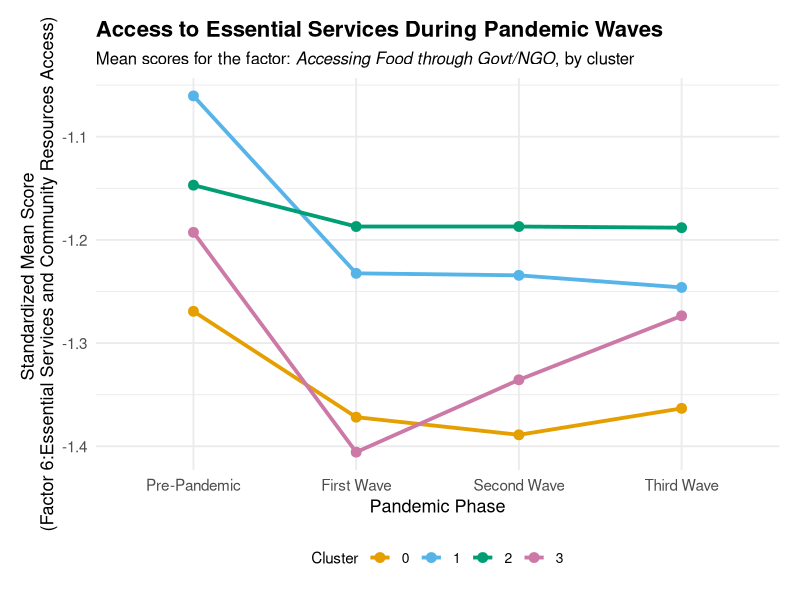
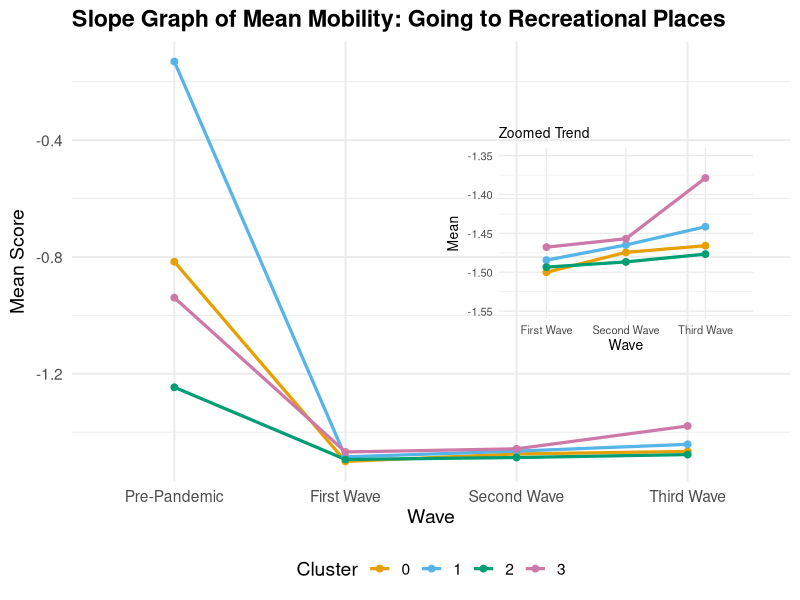
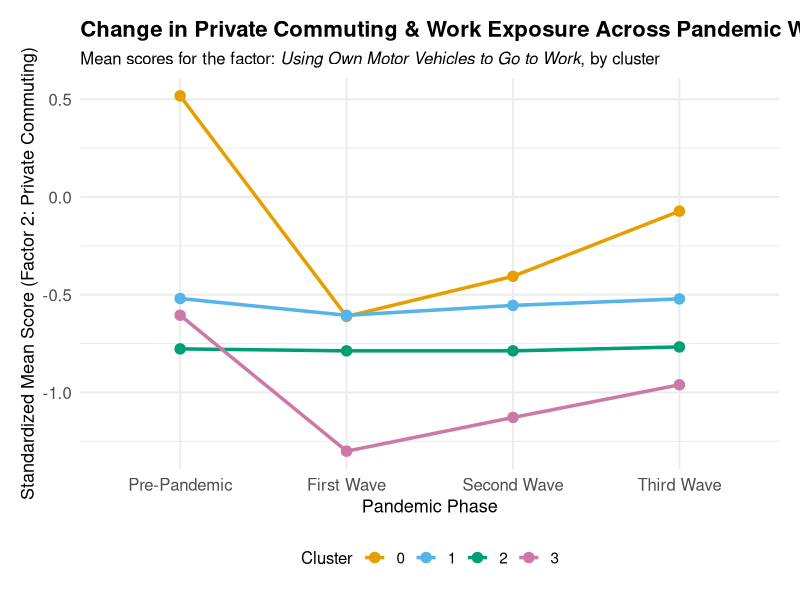
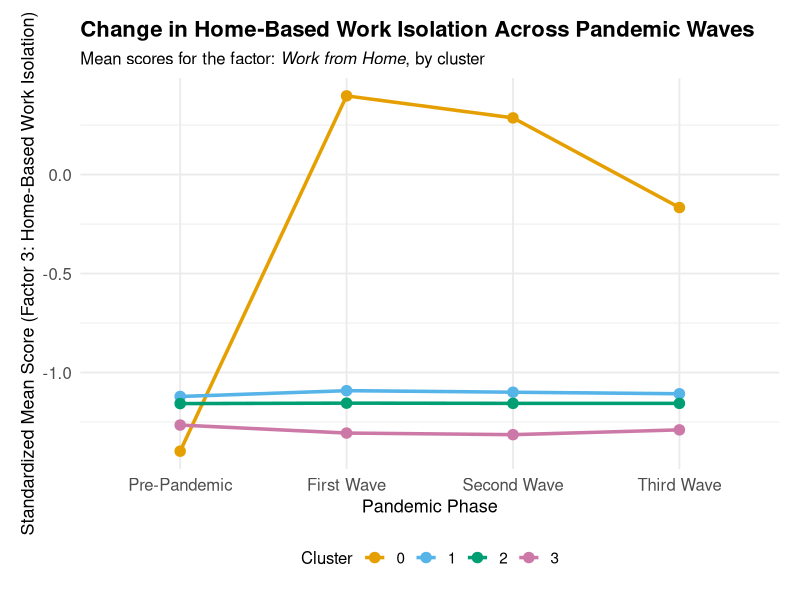
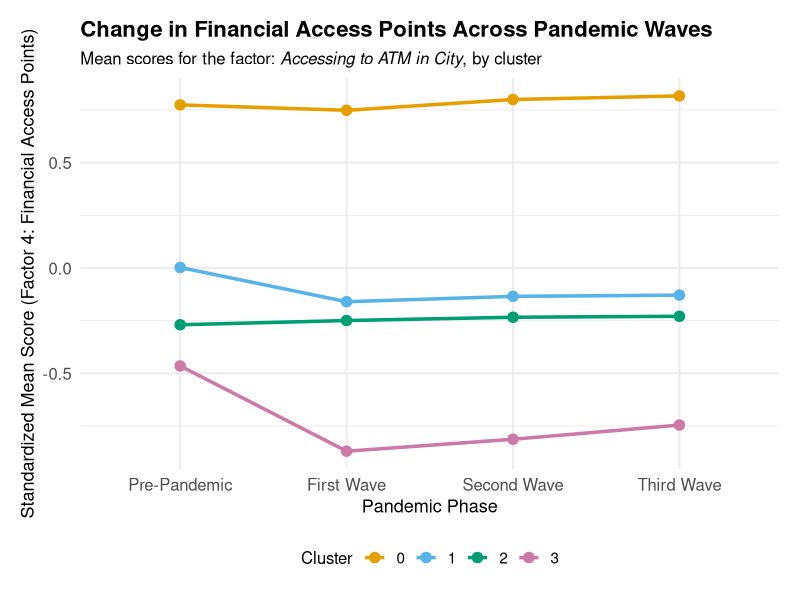
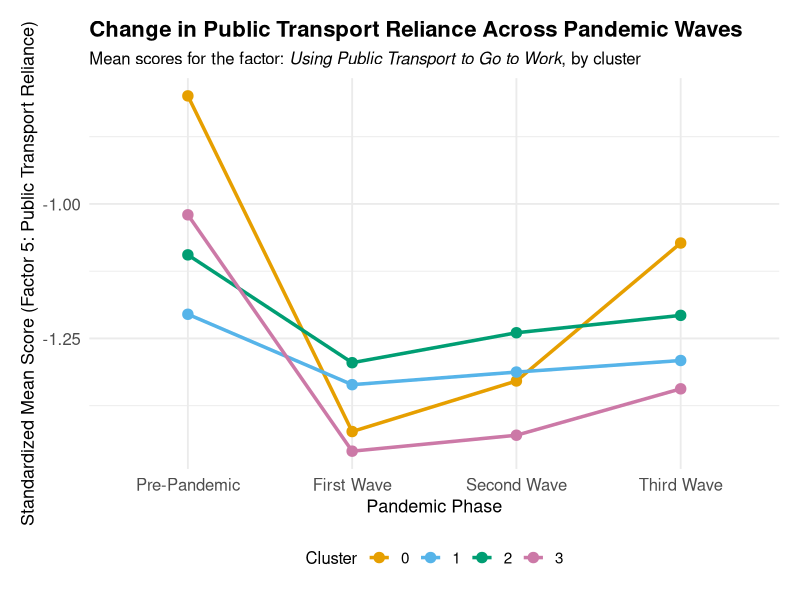
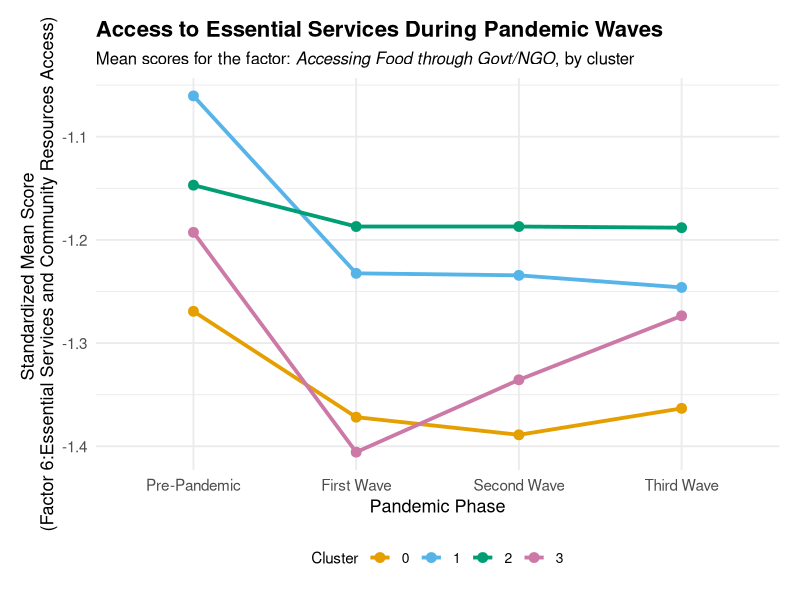

These figures' R source, in order: (Note: this script raises an error after producing the figures.)
# Libraries
library(tidyverse)
library(ggforce)
library(ggtext)
library(readr)
library(cowplot)

# Data
pre <- read_csv("data/input/PrePandemic.csv",show_col_types = FALSE)
first <- read_csv("data/input/First_Wave.csv",show_col_types = FALSE)
second <- read_csv("data/input/Second_Wave.csv",show_col_types = FALSE)
third <- read_csv("data/input/Third_Wave.csv", show_col_types = FALSE)

# Factor 1

# Step 2: Compute mean per cluster for the factor "going to recreational places"
get_means <- function(df, wave_name) {
  df %>%
    group_by(cluster) %>%
    summarise(Mean = mean(`going to recreational places`, na.rm = TRUE)) %>%
    mutate(Wave = wave_name)
}

pre_means <- get_means(pre, "Pre-Pandemic")
first_means <- get_means(first, "First Wave")
second_means <- get_means(second, "Second Wave")
third_means <- get_means(third, "Third Wave")

# Combine into one dataframe
all_means <- bind_rows(pre_means, first_means, second_means, third_means)

# Ensure Wave is ordered
all_means$Wave <- factor(all_means$Wave, levels = c("Pre-Pandemic", "First Wave", "Second Wave", "Third Wave"))

palette_cb <- c("#E69F00", "#56B4E9", "#009E73", "#CC79A7")

# Ensure ordered factor
all_means$Wave <- factor(all_means$Wave, levels = c("Pre-Pandemic", "First Wave", "Second Wave", "Third Wave"))

# Main slope graph
main_plot <- ggplot(all_means, aes(x = Wave, y = Mean, group = factor(cluster), color = factor(cluster))) +
  geom_line(size = 1.1) +
  geom_point(size = 2) +
  labs(
    title = "Slope Graph of Mean Mobility: Going to Recreational Places",
    x = "Wave",
    y = "Mean Score",
    color = "Cluster"
  ) +
  scale_color_manual(values = palette_cb) +
  theme_minimal(base_size = 14) +
  theme(
    plot.title = element_text(face = "bold"),
    legend.position = "bottom"
  )

# Zoomed plot (only from First Wave onward)
zoom_df <- all_means %>% filter(Wave %in% c("First Wave", "Second Wave", "Third Wave"))

zoom_plot <- ggplot(zoom_df, aes(x = Wave, y = Mean, group = factor(cluster), color = factor(cluster))) +
  geom_line(size = 1.1) +
  geom_point(size = 2) +
  labs(title = "Zoomed Trend", x = "Wave", y = "Mean") +
  scale_color_manual(values = palette_cb) +
  theme_minimal(base_size = 10) +
  theme(
    legend.position = "none",
    plot.title = element_text(size = 10)
  ) +
  coord_cartesian(ylim = c(-1.55, -1.35))

# Combine main + inset
final_plot <- ggdraw() +
  draw_plot(main_plot) +
  draw_plot(zoom_plot, x = 0.55, y = 0.4, width = 0.4, height = 0.4)

# Save output
ggsave("data/output/Factor1.png", plot = final_plot, width = 10, height = 6, dpi = 600, bg = "white")

# Factor 2
# Step 2: Define the variable for Factor 2
target_var <- "using own motor vehicles to going to work"

# Step 3: Function to calculate cluster means
get_means <- function(df, wave_label) {
  df %>%
    group_by(cluster) %>%
    summarise(Mean = mean(.data[[target_var]], na.rm = TRUE)) %>%
    mutate(Wave = wave_label)
}

# Step 4: Get mean values for each wave
means_pre <- get_means(pre, "Pre-Pandemic")
means_first <- get_means(first, "First Wave")
means_second <- get_means(second, "Second Wave")
means_third <- get_means(third, "Third Wave")

# Step 5: Combine into a tidy dataframe
motor_means <- bind_rows(means_pre, means_first, means_second, means_third)

# Order wave factor for plotting
motor_means$Wave <- factor(motor_means$Wave, levels = c("Pre-Pandemic", "First Wave", "Second Wave", "Third Wave"))

# Colorblind-safe palette
palette_cb <- c("#E69F00", "#56B4E9", "#009E73", "#CC79A7")

# Step 6: Plot (without value labels)
motor_plot <- ggplot(motor_means, aes(x = Wave, y = Mean, group = factor(cluster), color = factor(cluster))) +
  geom_line(linewidth = 1.2) +
  geom_point(size = 3.2) +
  scale_color_manual(values = palette_cb) +
  labs(
    title = "Change in Private Commuting & Work Exposure Across Pandemic Waves",
    subtitle = "Mean scores for the factor: <i>Using Own Motor Vehicles to Go to Work</i>, by cluster",
    x = "Pandemic Phase",
    y = "Standardized Mean Score (Factor 2: Private Commuting)",
    color = "Cluster"
  ) +
  theme_minimal(base_size = 14) +
  theme(
    plot.title = element_text(face = "bold", size = 16),
    plot.subtitle = element_markdown(size = 12),
    axis.title = element_text(size = 13),
    axis.text = element_text(size = 12),
    legend.position = "bottom",
    legend.title = element_text(size = 12),
    legend.text = element_text(size = 11),
    plot.margin = margin(15, 15, 15, 15)
  )

# Step 7: Save the cleaned plot
ggsave("data/output/Factor2.png", plot = motor_plot, width = 10, height = 6, dpi = 600, bg = "white")

# Factor 3
# Step 2: Define the variable for Factor 3
target_var <- "work from home"

# Step 3: Function to compute mean by cluster
get_means <- function(df, wave_label) {
  df %>%
    group_by(cluster) %>%
    summarise(Mean = mean(.data[[target_var]], na.rm = TRUE)) %>%
    mutate(Wave = wave_label)
}

# Step 4: Calculate means for all waves
means_pre <- get_means(pre, "Pre-Pandemic")
means_first <- get_means(first, "First Wave")
means_second <- get_means(second, "Second Wave")
means_third <- get_means(third, "Third Wave")

# Step 5: Combine all into one tidy data frame
home_means <- bind_rows(means_pre, means_first, means_second, means_third)

# Step 6: Convert Wave into ordered factor
home_means$Wave <- factor(home_means$Wave, levels = c("Pre-Pandemic", "First Wave", "Second Wave", "Third Wave"))

# Define colorblind-friendly palette
palette_cb <- c("#E69F00", "#56B4E9", "#009E73", "#CC79A7")

# Step 7: Plot the slope graph
home_plot <- ggplot(home_means, aes(x = Wave, y = Mean, group = factor(cluster), color = factor(cluster))) +
  geom_line(linewidth = 1.2) +
  geom_point(size = 3.2) +
  scale_color_manual(values = palette_cb) +
  labs(
    title = "Change in Home-Based Work Isolation Across Pandemic Waves",
    subtitle = "Mean scores for the factor: <i>Work from Home</i>, by cluster",
    x = "Pandemic Phase",
    y = "Standardized Mean Score (Factor 3: Home-Based Work Isolation)",
    color = "Cluster"
  ) +
  theme_minimal(base_size = 14) +
  theme(
    plot.title = element_text(face = "bold", size = 16),
    plot.subtitle = element_markdown(size = 12),
    axis.title = element_text(size = 13),
    axis.text = element_text(size = 12),
    legend.position = "bottom",
    legend.title = element_text(size = 12),
    legend.text = element_text(size = 11),
    plot.margin = margin(15, 15, 15, 15)
  )

# Step 8: Save the final plot
ggsave("data/output/Factor3.png", plot = home_plot, width = 10, height = 6, dpi = 600, bg = "white")

# Factor 4
# Step 2: Define the variable representing Factor 4
target_var <- "accessing to ATM in city"

# Step 3: Function to calculate mean by cluster
get_means <- function(df, wave_label) {
  df %>%
    group_by(cluster) %>%
    summarise(Mean = mean(.data[[target_var]], na.rm = TRUE)) %>%
    mutate(Wave = wave_label)
}

# Step 4: Calculate means for each wave
means_pre <- get_means(pre, "Pre-Pandemic")
means_first <- get_means(first, "First Wave")
means_second <- get_means(second, "Second Wave")
means_third <- get_means(third, "Third Wave")

# Step 5: Combine all results
atm_means <- bind_rows(means_pre, means_first, means_second, means_third)

# Step 6: Format 'Wave' as ordered factor for correct slope ordering
atm_means$Wave <- factor(atm_means$Wave, levels = c("Pre-Pandemic", "First Wave", "Second Wave", "Third Wave"))

# Define a colorblind-friendly color palette
palette_cb <- c("#E69F00", "#56B4E9", "#009E73", "#CC79A7")

# Step 7: Create slope plot
atm_plot <- ggplot(atm_means, aes(x = Wave, y = Mean, group = factor(cluster), color = factor(cluster))) +
  geom_line(linewidth = 1.2) +
  geom_point(size = 3.2) +
  scale_color_manual(values = palette_cb) +
  labs(
    title = "Change in Financial Access Points Across Pandemic Waves",
    subtitle = "Mean scores for the factor: <i>Accessing to ATM in City</i>, by cluster",
    x = "Pandemic Phase",
    y = "Standardized Mean Score (Factor 4: Financial Access Points)",
    color = "Cluster"
  ) +
  theme_minimal(base_size = 14) +
  theme(
    plot.title = element_text(face = "bold", size = 16),
    plot.subtitle = element_markdown(size = 12),
    axis.title = element_text(size = 13),
    axis.text = element_text(size = 12),
    legend.position = "bottom",
    legend.title = element_text(size = 12),
    legend.text = element_text(size = 11),
    plot.margin = margin(15, 15, 15, 15)
  )

# Step 8: Save final image in high resolution
ggsave("data/output/Factor4.png", plot = atm_plot, width = 10, height = 6, dpi = 600, bg = "white")

# Factor 5
# Step 2: Set variable representing Factor 5
target_var <- "using public transport to going to work"

# Step 3: Function to compute mean by cluster for a given wave
get_means <- function(df, wave_label) {
  df %>%
    group_by(cluster) %>%
    summarise(Mean = mean(.data[[target_var]], na.rm = TRUE)) %>%
    mutate(Wave = wave_label)
}

# Step 4: Compute mean values for all waves
means_pre <- get_means(pre, "Pre-Pandemic")
means_first <- get_means(first, "First Wave")
means_second <- get_means(second, "Second Wave")
means_third <- get_means(third, "Third Wave")

# Step 5: Combine into single dataset
public_transport_means <- bind_rows(means_pre, means_first, means_second, means_third)

# Step 6: Format 'Wave' as an ordered factor for slope plotting
public_transport_means$Wave <- factor(public_transport_means$Wave,
                                      levels = c("Pre-Pandemic", "First Wave", "Second Wave", "Third Wave"))

# Step 7: Define color palette (colorblind friendly)
palette_cb <- c("#E69F00", "#56B4E9", "#009E73", "#CC79A7")

# Step 8: Generate slope plot
pt_plot <- ggplot(public_transport_means, aes(x = Wave, y = Mean, group = factor(cluster), color = factor(cluster))) +
  geom_line(linewidth = 1.2) +
  geom_point(size = 3.2) +
  scale_color_manual(values = palette_cb) +
  labs(
    title = "Change in Public Transport Reliance Across Pandemic Waves",
    subtitle = "Mean scores for the factor: <i>Using Public Transport to Go to Work</i>, by cluster",
    x = "Pandemic Phase",
    y = "Standardized Mean Score (Factor 5: Public Transport Reliance)",
    color = "Cluster"
  ) +
  theme_minimal(base_size = 14) +
  theme(
    plot.title = element_text(face = "bold", size = 16),
    plot.subtitle = element_markdown(size = 12),
    axis.title = element_text(size = 13),
    axis.text = element_text(size = 12),
    legend.position = "bottom",
    legend.title = element_text(size = 12),
    legend.text = element_text(size = 11),
    plot.margin = margin(15, 15, 15, 15)
  )

# Step 9: Save the plot
ggsave("data/output/Factor5.png", plot = pt_plot, width = 10, height = 6, dpi = 600, bg = "white")

# Factor 6
# Function to calculate means by cluster
get_means <- function(data, variable, wave_label) {
  data %>%
    group_by(cluster) %>%
    summarise(Mean = mean(.data[[variable]], na.rm = TRUE)) %>%
    mutate(Wave = wave_label)
}

# Calculate means for Factor 6
factor6_var <- "accessing to food through Govt/NGO"
factor6_means <- bind_rows(
  get_means(pre, factor6_var, "Pre-Pandemic"),
  get_means(first, factor6_var, "First Wave"),
  get_means(second, factor6_var, "Second Wave"),
  get_means(third, factor6_var, "Third Wave")
)

# Convert Wave to ordered factor
factor6_means$Wave <- factor(factor6_means$Wave,
                             levels = c("Pre-Pandemic", "First Wave", "Second Wave", "Third Wave"))

# Colorblind-friendly palette
palette_cb <- c("#E69F00", "#56B4E9", "#009E73", "#CC79A7")

# Plot
ggplot(factor6_means, aes(x = Wave, y = Mean, group = factor(cluster), color = factor(cluster))) +
  geom_line(linewidth = 1.3) +
  geom_point(size = 3) +
  scale_color_manual(values = palette_cb) +
  labs(
    title = "Access to Essential Services During Pandemic Waves",
    subtitle = "Mean scores for the factor: <i>Accessing Food through Govt/NGO</i>, by cluster",
    x = "Pandemic Phase",
    y = "Standardized Mean Score \n(Factor 6:Essential Services and Community Resources Access)",
    color = "Cluster"
  ) +
  theme_minimal(base_size = 14) +
  theme(
    plot.title = element_text(size = 16, face = "bold"),
    plot.subtitle = element_markdown(size = 12),
    axis.title = element_text(size = 13),
    axis.text = element_text(size = 11),
    legend.position = "bottom",
    legend.title = element_text(size = 11),
    legend.text = element_text(size = 10),
    plot.margin = margin(15, 15, 15, 15)
  )

# Save to file
ggsave("data/output/Factor6.png", width = 10, height = 6, dpi = 600, bg = "white")

# Factor 7
# Colorblind-friendly palette
palette_cb <- c("#E69F00", "#56B4E9", "#009E73", "#CC79A7")

# Load the datasets for each pandemic phase
pre_df <- read_csv("PrePandemic.csv",show_col_types = FALSE)
first_df <- read_csv("First_Wave.csv", show_col_types = FALSE)
second_df <- read_csv("Second_Wave.csv", show_col_types = FALSE)
third_df <- read_csv("Third_Wave.csv", show_col_types = FALSE)

# Function to calculate means for a given dataset
calc_means <- function(df, phase) {
  df %>%
    group_by(cluster) %>%
    summarise(Mean = mean(`using bicycle to going to work`, na.rm = TRUE)) %>%
    mutate(Phase = phase)
}

# Calculate means for each phase
pre_means <- calc_means(pre_df, "Pre-Pandemic")
first_means <- calc_means(first_df, "First Wave")
second_means <- calc_means(second_df, "Second Wave")
third_means <- calc_means(third_df, "Third Wave")

# Combine all means into one dataframe
all_means <- bind_rows(pre_means, first_means, second_means, third_means)

# Ensure correct ordering of phases
all_means$Phase <- factor(all_means$Phase, 
                          levels = c("Pre-Pandemic", "First Wave", "Second Wave", "Third Wave"))


# Plot with white background and consistent style
p <- ggplot(all_means, aes(x = Phase, y = Mean, color = as.factor(cluster), group = cluster)) +
  geom_line(size = 1) +
  geom_point(size = 3) +
  theme_minimal(base_size = 14) +
  scale_color_manual(values = palette_cb)+
  labs(
    title = "Change in Bicycle Mobility Across Pandemic Waves",
    subtitle = "Mean scores for the factor: Using Bicycle to Go to Work, by cluster",
    x = "Pandemic Phase",
    y = "Standardized Mean Score (Factor 7: Bicycle Mobility)",
    color = "Cluster"
  ) +
  theme(
    plot.title = element_text(face = "bold", size = 18),
    plot.subtitle = element_text(size = 14),
    legend.position = "bottom",
    panel.background = element_rect(fill = "white", colour = NA),
    plot.background = element_rect(fill = "white", colour = NA)
  )

# Save the plot
ggsave("data/output/Factor7.png", p, width = 12, height = 7, dpi = 300)

# Factor 8
# Colorblind-friendly palette
palette_cb <- c("#E69F00", "#56B4E9", "#009E73", "#CC79A7")


# Function to calculate means for the target variable
calc_means <- function(df, phase) {
  df %>%
    group_by(cluster) %>%
    summarise(Mean = mean(`work with irregular few unknown people and limited unknown people`, na.rm = TRUE)) %>%
    mutate(Phase = phase)
}

# Calculate means for each phase
pre_means <- calc_means(pre_df, "Pre-Pandemic")
first_means <- calc_means(first_df, "First Wave")
second_means <- calc_means(second_df, "Second Wave")
third_means <- calc_means(third_df, "Third Wave")

# Combine all means
all_means <- bind_rows(pre_means, first_means, second_means, third_means)

# Set factor order for phases
all_means$Phase <- factor(all_means$Phase,
                          levels = c("Pre-Pandemic", "First Wave", "Second Wave", "Third Wave"))

# Create plot
p <- ggplot(all_means, aes(x = Phase, y = Mean, color = as.factor(cluster), group = cluster)) +
  geom_line(size = 1) +
  geom_point(size = 3) +
  theme_minimal(base_size = 14) +
  scale_color_manual(values = palette_cb)+
  labs(
    title = "Change in Variable Level of Work Exposure Across Pandemic Waves",
    subtitle = "Mean scores for the factor: Work with Limited & Irregular Contact with Unknown People, by cluster",
    x = "Pandemic Phase",
    y = "Standardized Mean Score (Factor 8: Variable Work Exposure)",
    color = "Cluster"
  ) +
  theme(
    plot.title = element_text(face = "bold", size = 18),
    plot.subtitle = element_text(size = 14),
    legend.position = "bottom",
    panel.background = element_rect(fill = "white", colour = NA),
    plot.background = element_rect(fill = "white", colour = NA)
  )

# Save plot
ggsave("data/output/Factor8.png", p, width = 12, height = 7, dpi = 300)

# Factor 9
# Colorblind-friendly palette
palette_cb <- c("#E69F00", "#56B4E9", "#009E73", "#CC79A7")


# Function to calculate means for the target variable
calc_means <- function(df, phase) {
  df %>%
    group_by(cluster) %>%
    summarise(Mean = mean(`using hired three wheelers to going to work`, na.rm = TRUE)) %>%
    mutate(Phase = phase)
}

# Calculate means for each phase
pre_means <- calc_means(pre_df, "Pre-Pandemic")
first_means <- calc_means(first_df, "First Wave")
second_means <- calc_means(second_df, "Second Wave")
third_means <- calc_means(third_df, "Third Wave")

# Combine all means
all_means <- bind_rows(pre_means, first_means, second_means, third_means)

# Set factor order for phases
all_means$Phase <- factor(all_means$Phase,
                          levels = c("Pre-Pandemic", "First Wave", "Second Wave", "Third Wave"))

# Create plot
p <- ggplot(all_means, aes(x = Phase, y = Mean, color = as.factor(cluster), group = cluster)) +
  geom_line(size = 1) +
  geom_point(size = 3) +
  theme_minimal(base_size = 14) +
  scale_color_manual(values = palette_cb)+
  labs(
    title = "Change in Hired Transport Dependence Across Pandemic Waves",
    subtitle = "Mean scores for the factor: Using Hired Three-Wheelers to Go to Work, by cluster",
    x = "Pandemic Phase",
    y = "Standardized Mean Score (Factor 9: Hired Transport Dependence)",
    color = "Cluster"
  ) +
  theme(
    plot.title = element_text(face = "bold", size = 18),
    plot.subtitle = element_text(size = 14),
    legend.position = "bottom",
    panel.background = element_rect(fill = "white", colour = NA),
    plot.background = element_rect(fill = "white", colour = NA)
  )

# Save plot
ggsave("data/output/Factor9.png", p, width = 12, height = 7, dpi = 300)

# Factor 10
# Function to calculate means for the target variable
calc_means <- function(df, phase) {
  df %>%
    group_by(cluster) %>%
    summarise(Mean = mean(`accessing to Home delivery/mobile shops`, na.rm = TRUE)) %>%
    mutate(Phase = phase)
}

# Calculate means for each phase
pre_means <- calc_means(pre_df, "Pre-Pandemic")
first_means <- calc_means(first_df, "First Wave")
second_means <- calc_means(second_df, "Second Wave")
third_means <- calc_means(third_df, "Third Wave")

# Combine all means
all_means <- bind_rows(pre_means, first_means, second_means, third_means)

# Set factor order for phases
all_means$Phase <- factor(all_means$Phase,
                          levels = c("Pre-Pandemic", "First Wave", "Second Wave", "Third Wave"))

# Create plot
p <- ggplot(all_means, aes(x = Phase, y = Mean, color = as.factor(cluster), group = cluster)) +
  geom_line(size = 1) +
  geom_point(size = 3) +
  theme_minimal(base_size = 14) +
  scale_color_manual(values = palette_cb)+
  labs(
    title = "Change in Community Resource Sourcing Across Pandemic Waves",
    subtitle = "Mean scores for the factor: Accessing Home Delivery or Mobile Shops, by cluster",
    x = "Pandemic Phase",
    y = "Standardized Mean Score (Factor 10: Community Resource Sourcing)",
    color = "Cluster"
  ) +
  theme(
    plot.title = element_text(face = "bold", size = 18),
    plot.subtitle = element_text(size = 14),
    legend.position = "bottom",
    panel.background = element_rect(fill = "white", colour = NA),
    plot.background = element_rect(fill = "white", colour = NA)
  )

# Save plot
ggsave("data/output/Factor10.png", p, width = 12, height = 7, dpi = 300)

# Factor 11
# Function to calculate means for the target variable
calc_means <- function(df, phase) {
  df %>%
    group_by(cluster) %>%
    summarise(Mean = mean(`using shared vehicle  to going to work`, na.rm = TRUE)) %>%
    mutate(Phase = phase)
}

# Calculate means for each phase
pre_means <- calc_means(pre_df, "Pre-Pandemic")
first_means <- calc_means(first_df, "First Wave")
second_means <- calc_means(second_df, "Second Wave")
third_means <- calc_means(third_df, "Third Wave")

# Combine all means
all_means <- bind_rows(pre_means, first_means, second_means, third_means)

# Set factor order for phases
all_means$Phase <- factor(all_means$Phase,
                          levels = c("Pre-Pandemic", "First Wave", "Second Wave", "Third Wave"))

# Create plot
p <- ggplot(all_means, aes(x = Phase, y = Mean, color = as.factor(cluster), group = cluster)) +
  geom_line(size = 1) +
  geom_point(size = 3) +
  theme_minimal(base_size = 14) +
  scale_color_manual(values = palette_cb)+
  labs(
    title = "Change in Shared Group Transport Across Pandemic Waves",
    subtitle = "Mean scores for the factor: Using Shared Vehicle to Go to Work, by cluster",
    x = "Pandemic Phase",
    y = "Standardized Mean Score (Factor 11: Shared Group Transport)",
    color = "Cluster"
  ) +
  theme(
    plot.title = element_text(face = "bold", size = 18),
    plot.subtitle = element_text(size = 14),
    legend.position = "bottom",
    panel.background = element_rect(fill = "white", colour = NA),
    plot.background = element_rect(fill = "white", colour = NA)
  )

# Save plot
ggsave("data/output/Factor11.png", p, width = 12, height = 7, dpi = 300)

# Factor 12
# Function to calculate means
calc_means <- function(df, phase) {
  df %>%
    group_by(cluster) %>%
    summarise(Mean = mean(`walking to going to work`, na.rm = TRUE)) %>%
    mutate(Phase = phase)
}

# Calculate means for all phases
pre_means <- calc_means(pre_df, "Pre-Pandemic")
first_means <- calc_means(first_df, "First Wave")
second_means <- calc_means(second_df, "Second Wave")
third_means <- calc_means(third_df, "Third Wave")

# Combine means
all_means <- bind_rows(pre_means, first_means, second_means, third_means)

# Set order of phases
all_means$Phase <- factor(all_means$Phase,
                          levels = c("Pre-Pandemic", "First Wave", "Second Wave", "Third Wave"))

# Create wrapped y-axis label (manual line break)
y_label <- "Standardized Mean Score\n(Factor 12: Proximal Living and Active Commuting)"

# Create plot
p <- ggplot(all_means, aes(x = Phase, y = Mean, color = as.factor(cluster), group = cluster)) +
  geom_line(size = 1) +
  geom_point(size = 3) +
  theme_minimal(base_size = 14) +
  scale_color_manual(values = palette_cb)+
  labs(
    title = "Change in Proximal Living and Active Commuting Across Pandemic Waves",
    subtitle = "Mean scores for the factor: Walking to Go to Work, by cluster",
    x = "Pandemic Phase",
    y = y_label,
    color = "Cluster"
  ) +
  theme(
    plot.title = element_text(face = "bold", size = 18),
    plot.subtitle = element_text(size = 14),
    legend.position = "bottom",
    panel.background = element_rect(fill = "white", colour = NA),
    plot.background = element_rect(fill = "white", colour = NA)
  )

# Save plot
ggsave("data/output/Factor12.png", p, width = 12, height = 7, dpi = 300)

# Factor 13
# Function to calculate means for the variable
calc_means <- function(df, phase) {
  df %>%
    group_by(cluster) %>%
    summarise(Mean = mean(`accessing to online apps`, na.rm = TRUE)) %>%
    mutate(Phase = phase)
}

# Calculate means for all phases
pre_means <- calc_means(pre_df, "Pre-Pandemic")
first_means <- calc_means(first_df, "First Wave")
second_means <- calc_means(second_df, "Second Wave")
third_means <- calc_means(third_df, "Third Wave")

# Combine all means
all_means <- bind_rows(pre_means, first_means, second_means, third_means)

# Ensure correct order of phases
all_means$Phase <- factor(all_means$Phase,
                          levels = c("Pre-Pandemic", "First Wave", "Second Wave", "Third Wave"))

# Define y-axis label with line break
y_label <- "Standardized Mean Score\n(Factor 13: Digital Platform Engagement)"

# Create plot
p <- ggplot(all_means, aes(x = Phase, y = Mean, color = as.factor(cluster), group = cluster)) +
  geom_line(size = 1) +
  geom_point(size = 3) +
  theme_minimal(base_size = 14) +
  scale_color_manual(values = palette_cb)+
  labs(
    title = "Change in Digital Platform Engagement Across Pandemic Waves",
    subtitle = "Mean scores for the factor: Accessing Online Apps, by cluster",
    x = "Pandemic Phase",
    y = y_label,
    color = "Cluster"
  ) +
  theme(
    plot.title = element_text(face = "bold", size = 18),
    plot.subtitle = element_text(size = 14),
    legend.position = "bottom",
    panel.background = element_rect(fill = "white", colour = NA),
    plot.background = element_rect(fill = "white", colour = NA)
  )

# Save plot
ggsave("data/output/Factor13.png", p, width = 12, height = 7, dpi = 300)
